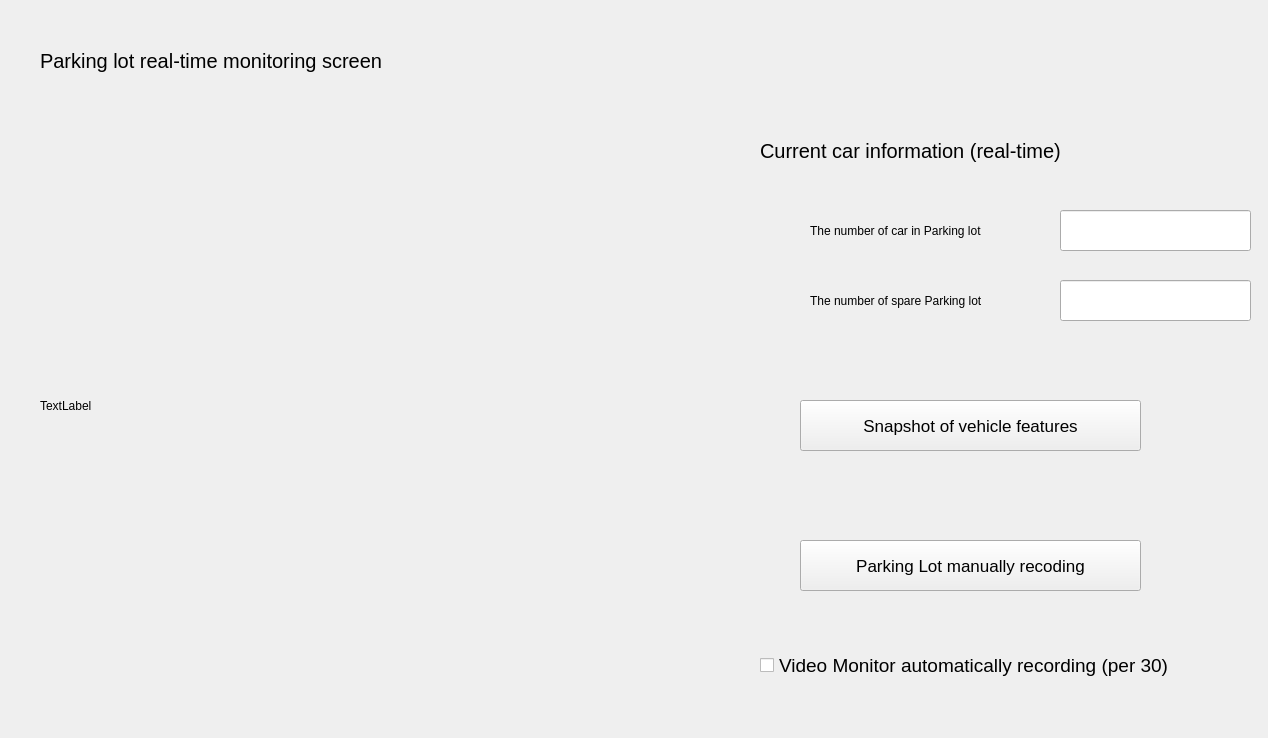
<?xml version="1.0" encoding="UTF-8"?>
<ui version="4.0">
 <class>ParkingVCRWin</class>
 <widget class="QWidget" name="ParkingVCRWin">
  <property name="geometry">
   <rect>
    <x>0</x>
    <y>0</y>
    <width>1268</width>
    <height>738</height>
   </rect>
  </property>
  <property name="windowTitle">
   <string>Form</string>
  </property>
  <widget class="QLabel" name="label">
   <property name="geometry">
    <rect>
     <x>40</x>
     <y>40</y>
     <width>391</width>
     <height>41</height>
    </rect>
   </property>
   <property name="font">
    <font>
     <pointsize>15</pointsize>
    </font>
   </property>
   <property name="text">
    <string>Parking lot real-time monitoring screen</string>
   </property>
  </widget>
  <widget class="QLabel" name="label_2">
   <property name="geometry">
    <rect>
     <x>40</x>
     <y>130</y>
     <width>611</width>
     <height>551</height>
    </rect>
   </property>
   <property name="text">
    <string>TextLabel</string>
   </property>
  </widget>
  <widget class="QLabel" name="label_3">
   <property name="geometry">
    <rect>
     <x>760</x>
     <y>130</y>
     <width>391</width>
     <height>41</height>
    </rect>
   </property>
   <property name="font">
    <font>
     <pointsize>15</pointsize>
    </font>
   </property>
   <property name="text">
    <string>Current car information (real-time)</string>
   </property>
  </widget>
  <widget class="QLabel" name="label_4">
   <property name="geometry">
    <rect>
     <x>810</x>
     <y>210</y>
     <width>251</width>
     <height>41</height>
    </rect>
   </property>
   <property name="text">
    <string>The number of car in Parking lot</string>
   </property>
  </widget>
  <widget class="QLabel" name="label_5">
   <property name="geometry">
    <rect>
     <x>810</x>
     <y>280</y>
     <width>251</width>
     <height>41</height>
    </rect>
   </property>
   <property name="text">
    <string>The number of spare Parking lot</string>
   </property>
  </widget>
  <widget class="QCheckBox" name="checkBox">
   <property name="geometry">
    <rect>
     <x>760</x>
     <y>640</y>
     <width>501</width>
     <height>51</height>
    </rect>
   </property>
   <property name="font">
    <font>
     <pointsize>14</pointsize>
    </font>
   </property>
   <property name="text">
    <string>Video Monitor automatically recording (per 30)</string>
   </property>
  </widget>
  <widget class="QPushButton" name="pushButton">
   <property name="geometry">
    <rect>
     <x>800</x>
     <y>400</y>
     <width>341</width>
     <height>51</height>
    </rect>
   </property>
   <property name="font">
    <font>
     <pointsize>13</pointsize>
    </font>
   </property>
   <property name="text">
    <string>Snapshot of vehicle features</string>
   </property>
  </widget>
  <widget class="QPushButton" name="pushButton_2">
   <property name="geometry">
    <rect>
     <x>800</x>
     <y>540</y>
     <width>341</width>
     <height>51</height>
    </rect>
   </property>
   <property name="font">
    <font>
     <pointsize>13</pointsize>
    </font>
   </property>
   <property name="text">
    <string>Parking Lot manually recoding</string>
   </property>
  </widget>
  <widget class="QLineEdit" name="lineEdit">
   <property name="geometry">
    <rect>
     <x>1060</x>
     <y>210</y>
     <width>191</width>
     <height>41</height>
    </rect>
   </property>
  </widget>
  <widget class="QLineEdit" name="lineEdit_2">
   <property name="geometry">
    <rect>
     <x>1060</x>
     <y>280</y>
     <width>191</width>
     <height>41</height>
    </rect>
   </property>
  </widget>
 </widget>
 <resources/>
 <connections/>
</ui>
